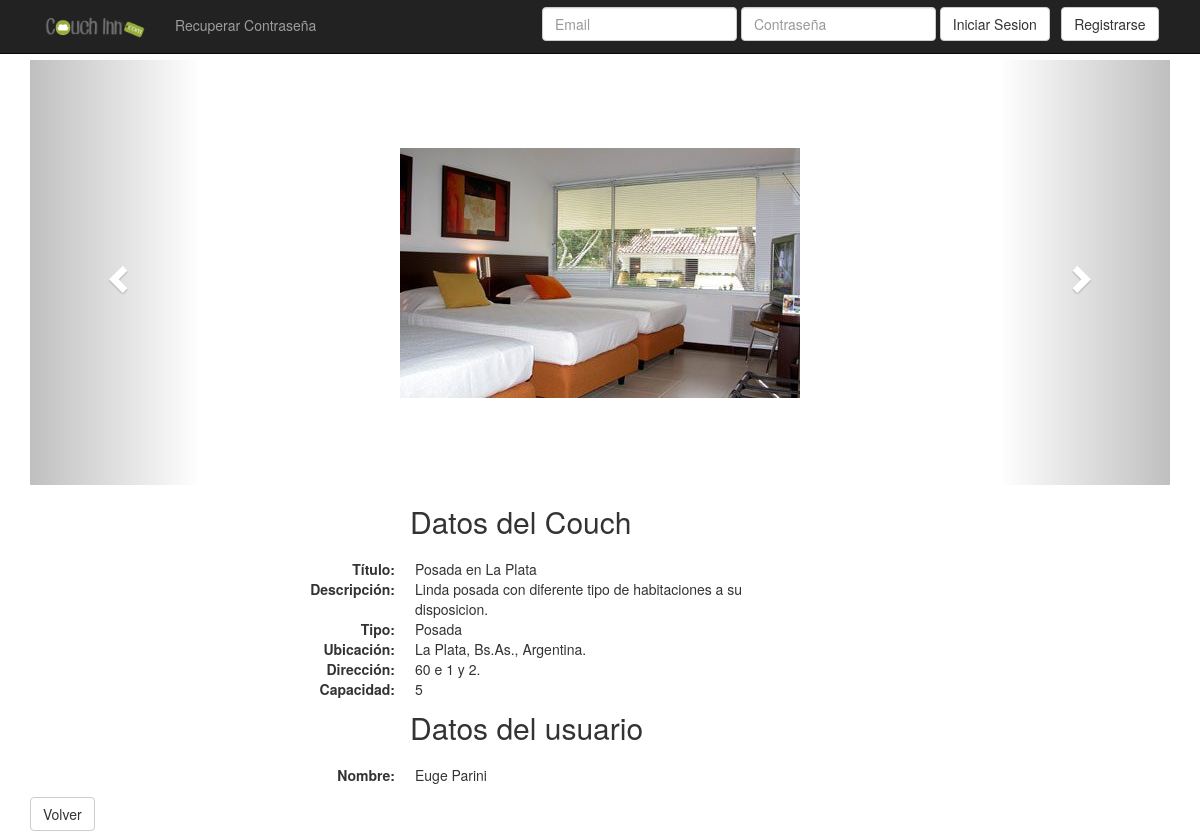
The page /detalle_couch.php?id=3 on the database its author committed.
### tables this page shows
CREATE TABLE IF NOT EXISTS `couch` (
  `id_couch` int(100) NOT NULL AUTO_INCREMENT,
  `id_usuario` int(100) NOT NULL,
  `id_tipo` int(100) NOT NULL,
  `titulo` varchar(100) NOT NULL,
  `descripcion` text NOT NULL,
  `ubicacion` varchar(100) NOT NULL,
  `direccion` varchar(100) NOT NULL,
  `capacidad` int(100) NOT NULL,
  `eliminado_couch` tinyint(1) NOT NULL DEFAULT '0',
  `despublicado` tinyint(1) NOT NULL DEFAULT '0',
  PRIMARY KEY (`id_couch`),
  KEY `id_tipo` (`id_tipo`)
);

CREATE TABLE IF NOT EXISTS `foto` (
  `id_foto` int(100) NOT NULL AUTO_INCREMENT,
  `id_couch` int(100) NOT NULL,
  `ruta` varchar(100) NOT NULL,
  PRIMARY KEY (`id_foto`),
  UNIQUE KEY `ruta` (`ruta`),
  KEY `id_couch` (`id_couch`)
);

CREATE TABLE IF NOT EXISTS `tipo` (
  `id_tipo` int(100) NOT NULL AUTO_INCREMENT,
  `nombre_tipo` varchar(30) NOT NULL,
  `eliminado` tinyint(1) DEFAULT '0',
  PRIMARY KEY (`id_tipo`)
);

CREATE TABLE IF NOT EXISTS `usuario` (
  `id_usuario` int(100) NOT NULL AUTO_INCREMENT,
  `email` varchar(30) NOT NULL,
  `nombre` varchar(35) NOT NULL,
  `apellido` varchar(35) NOT NULL,
  `fnac` date NOT NULL,
  `telefono` varchar(25) NOT NULL,
  `clave` varchar(15) NOT NULL,
  PRIMARY KEY (`id_usuario`) USING BTREE,
  UNIQUE KEY `email` (`email`),
  KEY `email_2` (`email`)
);

### detalle_couch.php (the view, shortened to what this page needs)
<?php
include("conectarBD.php");
$first= true;
$query= "SELECT * FROM couch INNER JOIN tipo ON (couch.id_tipo = tipo.id_tipo) INNER JOIN usuario ON (couch.id_usuario = usuario.id_usuario) WHERE (couch.id_couch ='".$_GET["id"]."' AND couch.eliminado_couch = 0)";
$resultado= mysqli_query($conexion, $query);
if (mysqli_num_rows($resultado) == 1){
?>
<!DOCTYPE html>
<html>
<head>
    <link href="bootstrap/css/bootstrap.min.css" rel="stylesheet">
    <link href="default.css" rel="stylesheet"><link rel="icon" href="img/logo.png">
</head>
<body>
<?php include("navbar.php"); ?>
<div class="container">
    <?php while ( $couch = mysqli_fetch_array($resultado)) {
        $query_foto="SELECT ruta FROM foto WHERE id_couch='".$_GET["id"]."'";
        $resultado_foto=mysqli_query($conexion, $query_foto);
        $cant_fotos=mysqli_num_rows($resultado_foto);
        ?>
        <div id="myCarousel" class="carousel slide" data-ride="carousel">
            <ol class="carousel-indicators">
                <?php for($i = 0; $i < $cant_fotos; $i++){ ?>
                    <li data-target="#myCarousel" data-slide-to=<?php echo($i); if($i == 0){ echo(" class=active");} ?>></li>
                <?php } ?>
            </ol>
            <?php if ($cant_fotos != 0){ ?>
                <div class="carousel-inner" role="listbox">
                    <?php while ( $foto = mysqli_fetch_array($resultado_foto)) {
                        if( $first){ $first=false;?>
                        <div class="item active">
                            <img  src=<?php echo("fotos_hospedajes/".$foto["ruta"]);?> >
                         </div>
                    <?php } else {?>
                        <div class="item">
                            <img  src=<?php echo("fotos_hospedajes/".$foto["ruta"]);?> >
                        </div>
                    <?php }
                    } ?>
                </div>
            <?php }        ?>
            <a class="left carousel-control" href="#myCarousel" role="button" data-slide="prev">
                <span class="glyphicon glyphicon-chevron-left" aria-hidden="true"></span>
            </a>
            <a class="right carousel-control" href="#myCarousel" role="button" data-slide="next">
                <span class="glyphicon glyphicon-chevron-right" aria-hidden="true"></span>
            </a>
        </div>
        <p class="h2 col-md-offset-4"> Datos del Couch</p>
        <div class="col-md-offset-2 col-md-6 inf_couch">
            <d1 class="dl-horizontal">
                <dt> Título: </dt>
                <dd> <?php echo($couch["titulo"]) ?></dd>
                <dt> Descripción: </dt>
                <dd> <?php echo($couch["descripcion"]) ?></dd>
                <dt> Tipo:</dt>
                <dd> <?php echo($couch["nombre_tipo"]) ?></dd>
                <dt> Ubicación: </dt>
                <dd> <?php echo($couch["ubicacion"]) ?></dd>
                <dt> Dirección: </dt>
                <dd> <?php echo($couch["direccion"]) ?></dd>
                <dt> Capacidad: </dt>
                <dd> <?php echo($couch["capacidad"]) ?></dd>
            </d1>
        </div>
        <p class="h2 col-md-offset-4"> Datos del usuario</p>
        <div class="col-md-offset-2 col-md-6 inf_couch">
            <d1 class="dl-horizontal">
                <dt> Nombre: </dt>
                <dd> <?php echo($couch["nombre"]) ?> <?php echo($couch["apellido"]) ?></dd>
            </d1>
        </div>
    <?php   }    ?>
                <a class="btn btn-default" href="index.php">Volver</a>
</div>
</body>
</html>
<?php } else {
    echo("Este Couch ha sido eliminado"); ?>
    <br><a class="btn btn-default" href="index.php">Volver</a>
<?php } ?>

### default.css (style rules this page uses)
.inf_couch { margin-right: 100%; margin-bottom: 1%; padding-top: 1%; }
.item { height: 425px; }
.carousel-inner > .item img { max-height: 100%; max-width: 100%; position: absolute; top: 0; bottom: 0; left: 0; right: 0; margin: auto; }

### rows shown on the page
couch: titulo "Posada en La Plata", descripcion "Linda posada con diferente tipo de habitaciones a su disposicion.", id_tipo.nombre_tipo "Posada", ubicacion "La Plata, Bs.As., Argentina.", direccion "60 e 1 y 2.", capacidad "5", id_usuario.nombre "Euge", id_usuario.apellido "Parini"
foto: ruta (picture)
